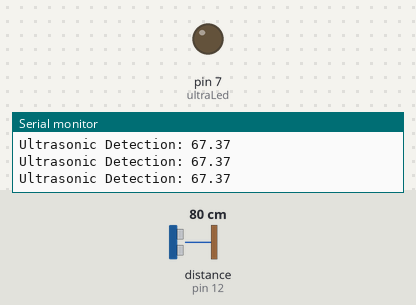
Bench run of a sketch on a simulated Arduino Uno, built with avr-gcc and run on an emulated ATmega328P. On the bench: output pins drawn as LEDs (lit = HIGH), the last lines printed to the serial monitor. Wiring (inferred from the names in the program): ultrasonic range finder: trigger pin 11; echo pin 12. The test bench sets the inputs (shaded band); at power-on: distance to the obstacle (sensor on pin 12) 80 cm. The echo pulse lasts 58.3 µs per cm; pins used as bus, display or sensor lines are not drawn.

Above: at 1.2 s.
1.3 s: distance to the obstacle (sensor on pin 12) set to 63 cm
2.8 s: distance to the obstacle (sensor on pin 12) set to 55 cm
At 4.0 s:
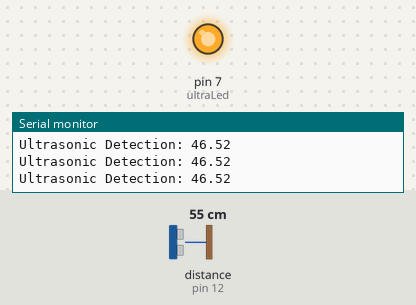
4.3 s: distance to the obstacle (sensor on pin 12) set to 13 cm
5.8 s: distance to the obstacle (sensor on pin 12) set to 10 cm
At 7.1 s:
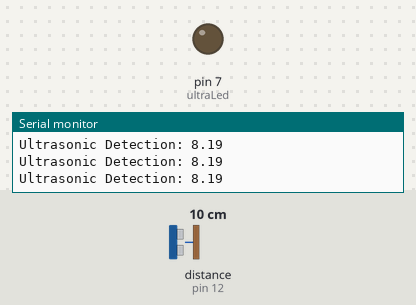
8.8 s: distance to the obstacle (sensor on pin 12) set to 18 cm
At 10.0 s:
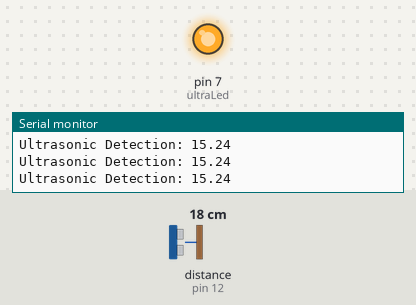
Timing chart, 0 to 11.3 s (numbered marks = the images above; inputs shaded):
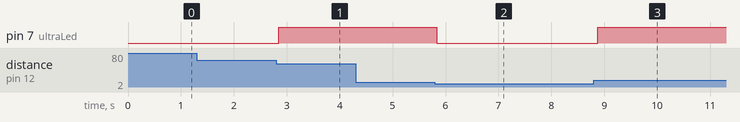

Measured:
- the behaviour switches between 60 and 59 cm on distance to the obstacle (sensor on pin 12) (found by bisection; images 0 and 1)
- the behaviour switches between 12 and 11 cm on distance to the obstacle (sensor on pin 12) (found by bisection; images 1 and 2)
- after the input at 2.8 s, pin 7 (ultraLed): LOW → HIGH after 0.05 s
- after the input at 5.8 s, pin 7 (ultraLed): HIGH → LOW at once
- after the input at 8.8 s, pin 7 (ultraLed): LOW → HIGH after 0.08 s

The sketch:

Conditional_Light_Experiment.ino
```cpp
/*
 * HC-SR04 example sketch
 */

//Quick Config
const int minDistanceUltra = 10;
const int maxDistanceUltra = 50;

const int trigPin = 11;
const int echoPin = 12;
const int ultraLed = 7;

float duration, distance;

void setup() {
  pinMode(trigPin, OUTPUT);
  pinMode(echoPin, INPUT);
  pinMode(ultraLed, OUTPUT);

  Serial.begin(9600);
}

void loop() {
  digitalWrite(trigPin, LOW);
  delayMicroseconds(2);
  digitalWrite(trigPin, HIGH);
  delayMicroseconds(10);
  digitalWrite(trigPin, LOW);
  duration = pulseIn(echoPin, HIGH);
  distance = (duration*0.029)/2; // This calculation is inaccurate!
  if(distance < maxDistanceUltra && distance > minDistanceUltra)
    digitalWrite(ultraLed, HIGH);
  else
    digitalWrite(ultraLed, LOW);
  Serial.print("Ultrasonic Detection: ");
  Serial.println(distance);
  delay(100);
}
```
